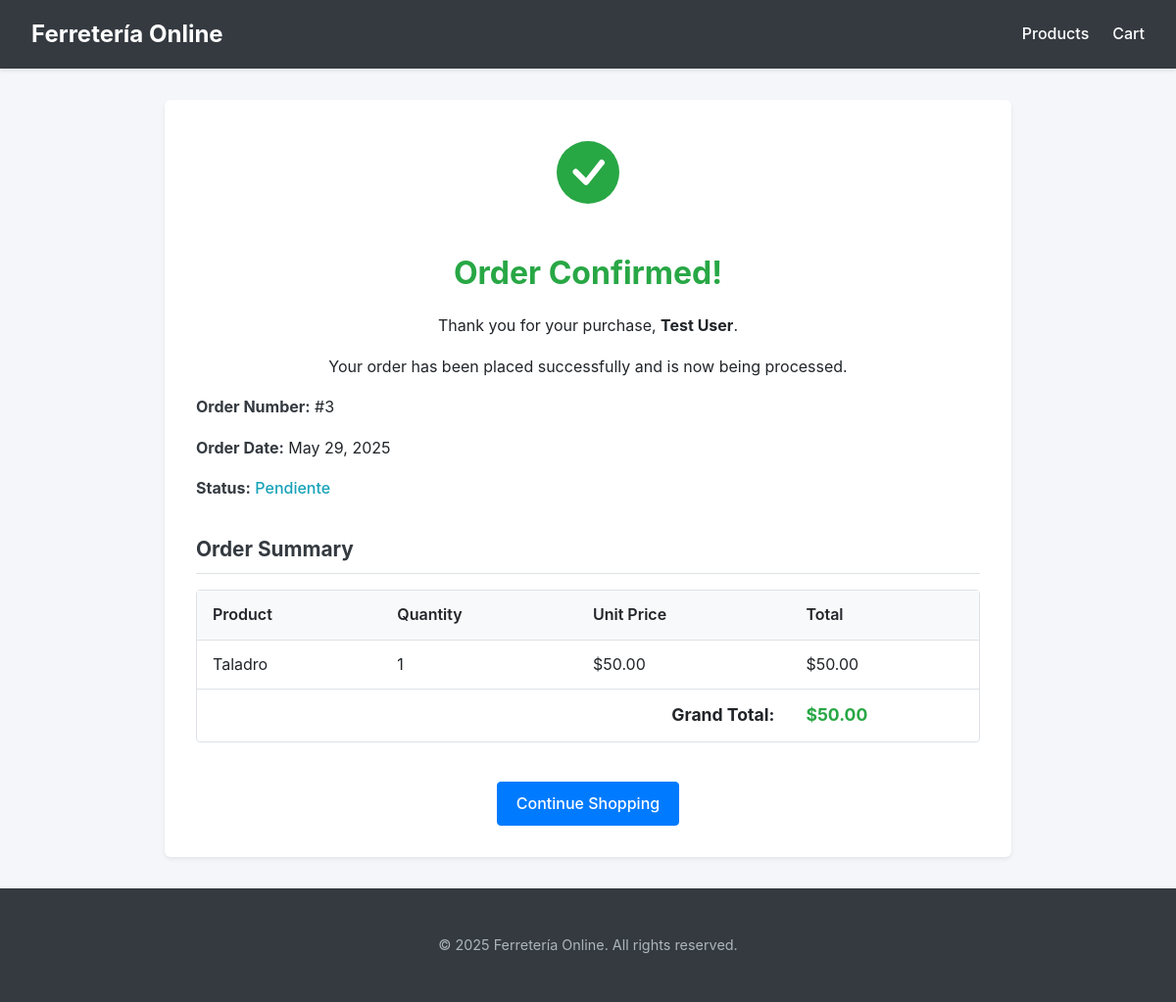
The app's page /order/confirmation/3/ with its own data.
### ferreteria/models.py (models this page shows, shortened)
class Orders(models.Model):
    idorders = models.AutoField(primary_key=True)
    idclients = models.ForeignKey(Clients, on_delete=models.PROTECT, db_column='idclients', null=True, blank=True, verbose_name="Client")
    order_date = models.DateField(null=True, blank=True, verbose_name="Order Date")
    state = models.CharField(max_length=45, null=True, blank=True, default='pending', verbose_name="State")
    class Meta:
        verbose_name = "Order"
        verbose_name_plural = "Orders"

class Clients(models.Model):
    idclients = models.AutoField(primary_key=True)
    name = models.CharField(max_length=45, null=True, blank=True, verbose_name="Name")
    lastname = models.CharField(max_length=45, null=True, blank=True, verbose_name="Last Name")
    email = models.EmailField(max_length=45, null=True, blank=True, unique=True)
    phone = models.CharField(max_length=45, null=True, blank=True, verbose_name="Phone")
    class Meta:
        verbose_name = "Client"
        verbose_name_plural = "Clients"

class OrderDetail(models.Model):
    idorder_detail = models.AutoField(primary_key=True)
    idorders = models.ForeignKey(Orders, on_delete=models.CASCADE, db_column='idorders', null=True, blank=True, verbose_name="Order")
    idproducts = models.ForeignKey(Products, on_delete=models.PROTECT, db_column='idproducts', null=True, blank=True, verbose_name="Product")
    quantity = models.IntegerField(null=True, blank=True, verbose_name="Quantity")
    unit_price = models.DecimalField(max_digits=10, decimal_places=2, null=True, blank=True, verbose_name="Unit Price")
    class Meta:
        verbose_name = "Order Detail"
        verbose_name_plural = "Order Details"

class Products(models.Model):
    idproducts = models.AutoField(primary_key=True)
    name = models.CharField(max_length=45)
    description = models.CharField(max_length=255, null=True, blank=True)
    price = models.DecimalField(max_digits=10, decimal_places=2, null=True, blank=True)
    cost = models.DecimalField(max_digits=10, decimal_places=2, null=True, blank=True)
    stock = models.IntegerField(null=True, blank=True)
    idcategories = models.ForeignKey(Categories, on_delete=models.PROTECT, db_column='idcategories', null=True, blank=True, verbose_name="Category")
    image = models.ImageField(upload_to='products_images/', null=True, blank=True, verbose_name="Image")
    class Meta:
        verbose_name = "Product"
        verbose_name_plural = "Products"

### ferreteria/views.py (the view)
# urls.py: path('order/confirmation/<int:order_id>/', views.order_confirmation, name='order_confirmation'), # Nueva para confirmación
def order_confirmation(request, order_id):
    order = get_object_or_404(Orders, idorders=order_id)
    client = get_current_client(request) # Asume que esta función existe y funciona
    if order.idclients != client:
        messages.error(request, "You are not authorized to view this order confirmation.")
        return redirect('product_list') # O a donde consideres apropiado
    order_details_queryset = OrderDetail.objects.filter(idorders=order).select_related('idproducts')
    processed_order_details = []
    total_order_price = 0
    for detail in order_details_queryset:
        detail.total_item_price = detail.quantity * detail.unit_price # Calcula el total por ítem
        total_order_price += detail.total_item_price
        processed_order_details.append(detail)
    header_cart_item_count = 0
    if client: # Solo si tenemos un cliente
        header_cart_item_count = Cart.objects.filter(idclient=client).aggregate(total_quantity=Sum('quantity'))['total_quantity'] or 0
    context = {
        'order': order,
        'order_details': processed_order_details,
        'total_order_price': total_order_price,
        'cart_item_count': header_cart_item_count, # << AÑADIR ESTO PARA LA CABECERA
    }
    return render(request, 'ferreteria/order_confirmation.html', context)

### ferreteria/views.py (called while the page is built)
def get_current_client(request):
    try:
        return Clients.objects.get(idclients=1)
    except Clients.DoesNotExist:
        messages.error(request, "Client profile not found. Please log in or register. (Using fallback default client)")
        client, _ = Clients.objects.get_or_create(
            idclients=1, # O deja que AutoField maneje esto y luego guárdalo en sesión
            defaults={'name': "Default", 'lastname': "Client", 'email': "default@example.com"}
        )
        return client

### ferreteria/templates/ferreteria/order_confirmation.html (shortened to what this page needs)
<!DOCTYPE html>
<html lang="en">
<head>
</head>
<body>
    <header>
        <nav>
            <a href="{% url 'product_list' %}" class="brand-logo">Ferretería Online</a>
            <ul>
                <li><a href="{% url 'product_list' %}">Products</a></li>
                <li>
                    <a href="{% url 'view_cart' %}">
                        Cart
                    </a>
                </li>
            </ul>
        </nav>
    </header>
    <main class="main-content">
        <div class="confirmation-icon">
        </div>
        <h1>Order Confirmed!</h1>
        <p>Thank you for your purchase, <strong>{{ order.idclients.name }} {{ order.idclients.lastname }}</strong>.</p>
        <p>Your order has been placed successfully and is now being processed.</p>
        <div class="order-details-text">
            <p><strong>Order Number:</strong> #{{ order.idorders }}</p>
            <p><strong>Order Date:</strong> {{ order.order_date|date:"F d, Y" }}</p> <p><strong>Status:</strong> <span style="text-transform: capitalize; font-weight:500; color: var(--info-color);">{{ order.state }}</span></p>
        </div>
        <h2>Order Summary</h2>
        <table class="summary-table">
            <thead>
                <tr>
                    <th>Product</th>
                    <th>Quantity</th>
                    <th>Unit Price</th>
                    <th>Total</th>
                </tr>
            </thead>
            <tbody>
                {% for detail in order_details %}
                <tr>
                    <td>{{ detail.idproducts.name }}</td>
                    <td>{{ detail.quantity }}</td>
                    <td>${{ detail.unit_price|floatformat:2 }}</td>
                    <td>${{ detail.total_item_price|floatformat:2 }}</td> </tr>
                {% endfor %}
                <tr class="total-row">
                    <td colspan="3" style="text-align:right;"><strong>Grand Total:</strong></td>
                    <td><strong class="grand-total">${{ total_order_price|floatformat:2 }}</strong></td>
                </tr>
            </tbody>
        </table>
        <div class="actions">
            <a href="{% url 'product_list' %}" class="btn">Continue Shopping</a>
            </div>
    </main>
    <footer>
        <p>&copy; {% now "Y" %} Ferretería Online. All rights reserved.</p>
    </footer>
</body>
</html>

### ferreteria/templates/ferreteria/order_confirmation.html (style rules this page uses)
:root { --primary-color: #007bff; --secondary-color: #6c757d; --success-color: #28a745; --danger-color: #dc3545; --info-color: #17a2b8; --light-gray: #f8f9fa; --dark-gray: #343a40; --border-color: #dee2e6; --text-color: #212529; --link-hover-color: #0056b3; --card-shadow: 0 0.125rem 0.25rem rgba(0, 0, 0, 0.075); }
body { font-family: -apple-system, BlinkMacSystemFont, "Segoe UI", Roboto, "Helvetica Neue", Arial, sans-serif; margin: 0; background-color: #f4f6f9; color: var(--text-color); line-height: 1.6; }
header { background-color: var(--dark-gray); color: white; padding: 1rem 2rem; box-shadow: 0 2px 4px rgba(0,0,0,0.1); position: sticky; top: 0; z-index: 1000; }
nav { display: flex; justify-content: space-between; align-items: center; max-width: 1200px; margin: 0 auto; }
nav .brand-logo { font-size: 1.5rem; font-weight: bold; color: white; text-decoration: none; }
nav ul { list-style: none; padding: 0; margin: 0; display: flex; }
nav ul li { margin-left: 1.5rem; }
nav ul li a { color: white; text-decoration: none; font-weight: 500; padding: 0.5rem 0; position: relative; }
.main-content { max-width: 800px; margin: 2rem auto; padding: 2rem; background-color: white; border-radius: 0.375rem; box-shadow: var(--card-shadow); text-align: center; }
.confirmation-icon { font-size: 4rem; color: var(--success-color); margin-bottom: 1rem; }
.main-content h1 { font-size: 2rem; color: var(--success-color); margin-top: 0; margin-bottom: 1rem; }
.main-content h2 { font-size: 1.3rem; color: var(--dark-gray); margin-top: 2rem; margin-bottom: 1rem; text-align: left; border-bottom: 1px solid var(--border-color); padding-bottom: 0.5rem; }
.order-details-text p { margin-bottom: 0.5rem; font-size: 1rem; text-align: left; }
.order-details-text strong { color: var(--dark-gray); }
.summary-table { width: 100%; border-collapse: separate; border-spacing: 0; margin-top: 1rem; border: 1px solid var(--border-color); border-radius: .25rem; }
.summary-table th, .summary-table td { padding: 0.75rem 1rem; text-align: left; border-bottom: 1px solid var(--border-color); }
.summary-table th { background-color: var(--light-gray); font-weight: 600; }
.summary-table tr:last-child td { border-bottom: none; }
.summary-table .total-row td { font-weight: bold; font-size: 1.1rem; }
.summary-table .grand-total { color: var(--success-color); }
.actions { margin-top: 2.5rem; }
.btn { display: inline-block; font-weight: 500; color: white; text-align: center; vertical-align: middle; cursor: pointer; background-color: var(--primary-color); border: 1px solid var(--primary-color); padding: 0.6rem 1.2rem; font-size: 1rem; line-height: 1.5; border-radius: 0.25rem; text-decoration: none; transition: background-color 0.15s ease-in-out, border-color 0.15s ease-in-out; }
footer { text-align: center; padding: 2rem; margin-top: 2rem; background-color: var(--dark-gray); color: #adb5bd; font-size: 0.9rem; }

### records on screen
Orders: idclients.name "Test", idclients.lastname "User", idorders "3", order_date "May 29, 2025", state "Pendiente"
OrderDetail: idproducts.name "Taladro", quantity "1", unit_price "50.00", total_item_price "50.00"

### other values on screen
{{ total_order_price|floatformat:2 }} "50.00"
